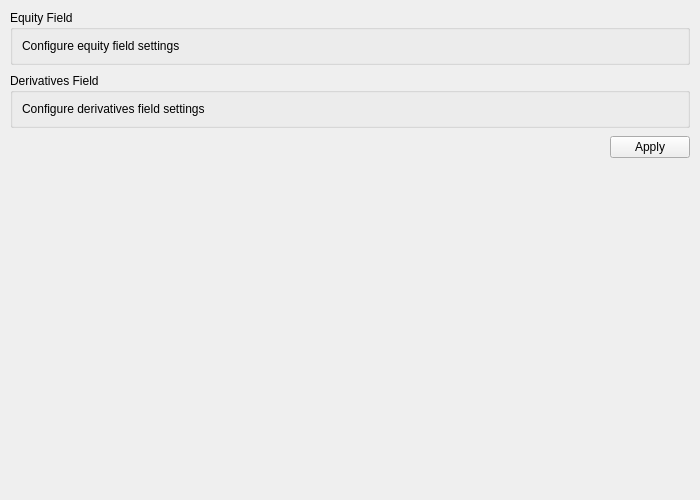
<?xml version="1.0" encoding="UTF-8"?>
<ui version="4.0">
 <class>PreferencesAlertMessageTab</class>
 <widget class="QWidget" name="PreferencesAlertMessageTab">
  <property name="geometry">
   <rect><x>0</x><y>0</y><width>700</width><height>500</height></rect>
  </property>
  <property name="windowTitle">
   <string>Alert Message</string>
  </property>
  <layout class="QVBoxLayout" name="verticalLayout_alertMsg">
   <property name="spacing"><number>8</number></property>
   <property name="leftMargin"><number>10</number></property>
   <property name="topMargin"><number>10</number></property>
   <property name="rightMargin"><number>10</number></property>
   <property name="bottomMargin"><number>10</number></property>
   
   <!-- Equity Field -->
   <item>
    <widget class="QGroupBox" name="groupBox_equityField">
     <property name="title"><string>Equity Field</string></property>
     <layout class="QVBoxLayout" name="verticalLayout_equityField">
      <item>
       <widget class="QLabel" name="label_equityFieldInfo">
        <property name="text"><string>Configure equity field settings</string></property>
       </widget>
      </item>
     </layout>
    </widget>
   </item>
   
   <!-- Derivatives Field -->
   <item>
    <widget class="QGroupBox" name="groupBox_derivativesField">
     <property name="title"><string>Derivatives Field</string></property>
     <layout class="QVBoxLayout" name="verticalLayout_derivativesField">
      <item>
       <widget class="QLabel" name="label_derivativesFieldInfo">
        <property name="text"><string>Configure derivatives field settings</string></property>
       </widget>
      </item>
     </layout>
    </widget>
   </item>
   
   <!-- Action Buttons -->
   <item>
    <layout class="QHBoxLayout" name="horizontalLayout_alertButtons">
     <item>
      <spacer name="horizontalSpacer_alertButtons">
       <property name="orientation"><enum>Qt::Horizontal</enum></property>
       <property name="sizeHint"><size><width>40</width><height>20</height></size></property>
      </spacer>
     </item>
     <item>
      <widget class="QPushButton" name="pushButton_applyAlerts">
       <property name="text"><string>Apply</string></property>
       <property name="maximumWidth"><number>100</number></property>
      </widget>
     </item>
    </layout>
   </item>
   
   <item>
    <spacer name="verticalSpacer_alertMsg">
     <property name="orientation"><enum>Qt::Vertical</enum></property>
     <property name="sizeHint"><size><width>20</width><height>40</height></size></property>
    </spacer>
   </item>
  </layout>
 </widget>
 <resources/>
 <connections/>
</ui>
